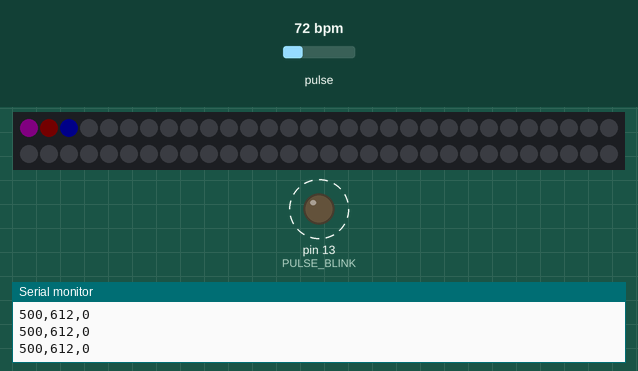
Simulated run of this sketch. Board: Arduino Uno, built with avr-gcc and run on an emulated ATmega328P. On the bench: 60 RGB LEDs in strip order, left to right, continuing on the next row, output pins drawn as LEDs (lit = HIGH), the last lines printed to the serial monitor. Dashed ring = blinking. The inputs (shaded band) are chosen by the test bench; at power-on: pulse 72 bpm. Dim RGB values are drawn brighter than linear.

Above: at 0.82 s.
1.3 s: pulse set to 42 bpm
At 2.26 s:
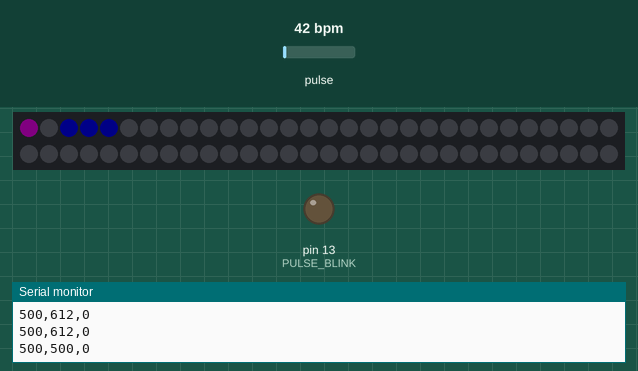
3.3 s: pulse set to 158 bpm
At 4.03 s:
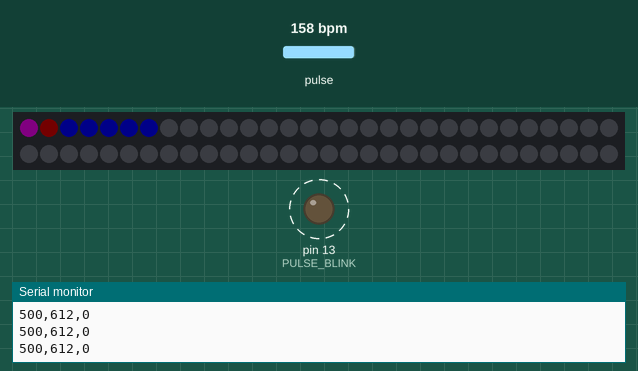
6.3 s: pulse set to 49 bpm
At 7.05 s:
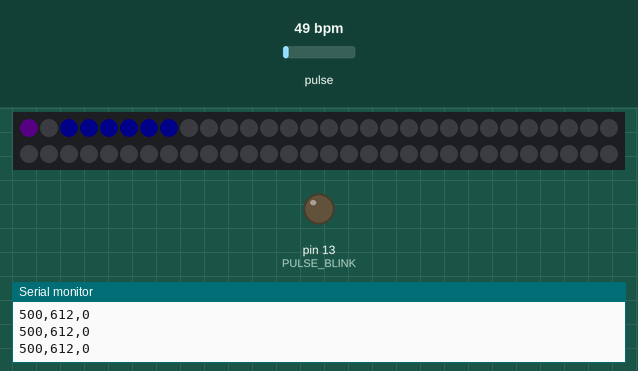
9.3 s: pulse set to 158 bpm
At 9.79 s:
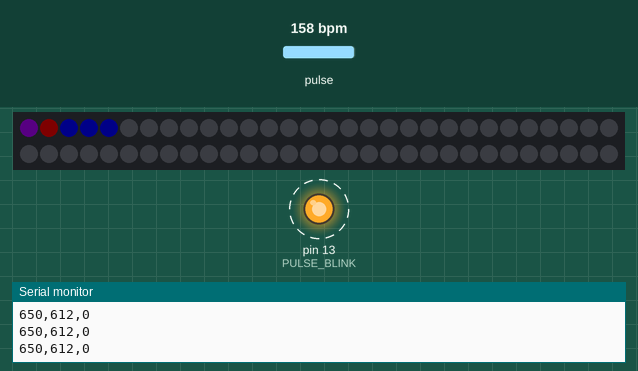
12.3 s: pulse set to 42 bpm
At 14.1 s:
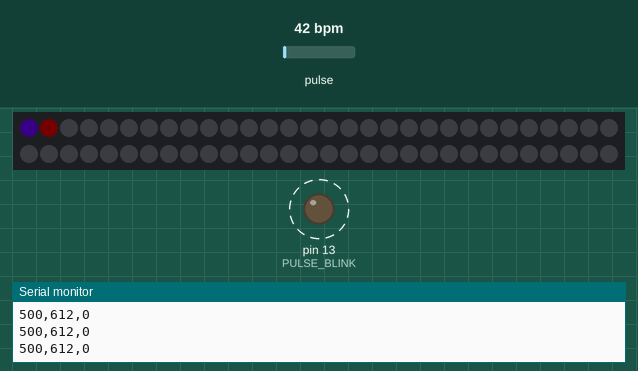
Timing chart, 0 to 16.3 s (numbered marks = the images above; inputs shaded):
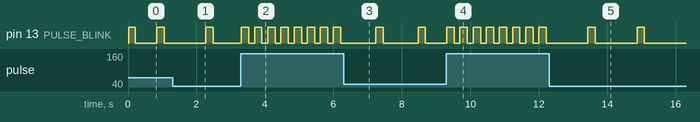

The sketch:

hrv-breath-beat.ino
```cpp
#define SERIAL_DEBUGGING_ENABLE

#define USE_ARDUINO_INTERRUPTS true
#include <PulseSensorPlayground.h>

#include <Adafruit_GFX.h>
#include <Adafruit_NeoMatrix.h>
#include <Adafruit_NeoPixel.h>
#ifndef PSTR
 #define PSTR // Make Arduino Due happy
#endif

const int PULSE_INPUT = A0;
const int PULSE_BLINK = 13;    // Pin 13 is the on-board LED
const int PULSE_FADE = 5;
const int THRESHOLD = 550;   // Adjust this number to avoid noise when idle

PulseSensorPlayground pulseSensor;

#define NOEPIX_PIN     6
#define NOEPIX_COUNT  60
Adafruit_NeoPixel strip(NOEPIX_COUNT, NOEPIX_PIN, NEO_GRB + NEO_KHZ800);

void setup() {
  #ifdef SERIAL_DEBUGGING_ENABLE
    Serial.begin(9600);
  #endif

  strip.begin();
  strip.setBrightness(10);
  strip.show();

  // Configure the PulseSensor manager.

  pulseSensor.analogInput(PULSE_INPUT);
  pulseSensor.blinkOnPulse(PULSE_BLINK);

  // Now that everything is ready, start reading the PulseSensor signal.
  if (!pulseSensor.begin()) {
    /*
       PulseSensor initialization failed,
       likely because our particular Arduino platform interrupts
       aren't supported yet.

       If your Sketch hangs here, try PulseSensor_BPM_Alternative.ino,
       which doesn't use interrupts.
    */
    for(;;) {
      // Flash the led to show things didn't work.
      digitalWrite(PULSE_BLINK, LOW);
      delay(50);
      digitalWrite(PULSE_BLINK, HIGH);
      delay(50);
    }
  }
}

/*
 * Section on Breathing Animation
 */
// inhale, hold, exhale
// #define BREATHING_STATE_COUNT 3
// int breathingDurations[] = {200,350,400}; // inhale 4, hold 7, exhale 8
// int breathingDurations[] = {200,200,200}; // inhale 4, hold 4, exhale 4
// inhale, hold, exhale, hold
#define BREATHING_STATE_COUNT 4
int breathingDurations[] = {200,100,200,100}; // inhale 4, hold 2, exhale 4, hold 2
int breathingStateIndex = 0;
int breathingFrameIndex = 0;

void drawBar( const Adafruit_NeoPixel* strip, const uint8_t startIndex, const uint8_t endIndex, const byte red, const byte green, const byte blue, const uint16_t value, const uint16_t valueMax ){
  uint8_t barLength = endIndex - startIndex;
  uint8_t amountPerPix = valueMax / barLength;
  uint8_t fullyOnCount = value / amountPerPix;
  uint8_t remainder = value - fullyOnCount*amountPerPix;
  for( int i=startIndex; i<startIndex+fullyOnCount; i+=1 ){
    strip->setPixelColor( i, strip->Color(red, green, blue) );
  }
  strip->setPixelColor(
    startIndex+fullyOnCount,
    strip->Color(
      map( remainder, 0, amountPerPix, 0, red ),
      map( remainder, 0, amountPerPix, 0, green ),
      map( remainder, 0, amountPerPix, 0, blue )
    )
  );
}
void drawBarFull( const Adafruit_NeoPixel* strip, const uint8_t startIndex, const uint8_t endIndex, const byte red, const byte green, const byte blue, const uint16_t value, const uint16_t valueMax ){
  uint8_t barLength = endIndex - startIndex;
  uint8_t amountPerPix = valueMax / barLength;
  uint8_t fullyOnCount = value / amountPerPix;
  uint8_t remainder = value - fullyOnCount*amountPerPix;
  for( int i=startIndex; i<endIndex; i+=1 ){
    strip->setPixelColor( i, strip->Color(red, green, blue) );
  }
}
void drawBarReverse( const Adafruit_NeoPixel* strip, const uint8_t startIndex, const uint8_t endIndex, const byte red, const byte green, const byte blue, const uint16_t value, const uint16_t valueMax ){
  uint8_t barLength = endIndex - startIndex;
  uint8_t amountPerPix = valueMax / barLength;
  uint8_t fullyOnCount = (valueMax-value) / amountPerPix;
  uint8_t remainder = (valueMax-value) - fullyOnCount*amountPerPix;
  for( int i=startIndex; i<startIndex+fullyOnCount; i+=1 ){
    strip->setPixelColor( i, strip->Color(red, green, blue) );
  }
  strip->setPixelColor(
    startIndex+fullyOnCount,
    strip->Color(
      map( remainder, 0, amountPerPix, 0, red ),
      map( remainder, 0, amountPerPix, 0, green ),
      map( remainder, 0, amountPerPix, 0, blue )
    )
  );
}

void breathingUpdate(){
  breathingFrameIndex += 1;
  //Serial.println( breathingFrameIndex, DEC);
  if( breathingFrameIndex > breathingDurations[breathingStateIndex] ){
    breathingFrameIndex = 0;
    breathingStateIndex += 1;
    if( breathingStateIndex >= BREATHING_STATE_COUNT ){
      breathingStateIndex = 0;
    }
  }

  if( breathingStateIndex % BREATHING_STATE_COUNT == 0 ){
    //drawBar( &strip, 2, 8, 0, 0, 255, breathingFrameIndex,  breathingDurations[breathingStateIndex] );
    //drawBreath( &matrix, colors[0], map( breathingFrameIndex, 0, breathingDurations[breathingStateIndex], 128, 255 ) );
    drawBar( &strip, 2, 8, 0, 0, 255, breathingFrameIndex,  breathingDurations[breathingStateIndex] );
  }
  if( breathingStateIndex % BREATHING_STATE_COUNT == 1 ){
    //drawBreath( &matrix, colors[0], 255 );
    drawBarFull( &strip, 2, 8, 0, 0, 255, 1, 1 );
  }
  if( breathingStateIndex % BREATHING_STATE_COUNT == 2 ){
    //drawBreath( &matrix, colors[0], map( breathingFrameIndex, 0, breathingDurations[breathingStateIndex], 255, 128 ) );
    drawBarReverse( &strip, 2, 8, 0, 0, 255, breathingFrameIndex,  breathingDurations[breathingStateIndex] );
  }
  if( breathingStateIndex % BREATHING_STATE_COUNT == 3 ){
    //drawBreath( &matrix, colors[0], map( breathingFrameIndex, 0, breathingDurations[breathingStateIndex], 255, 128 ) );
    drawBarFull( &strip, 2, 8, 0, 0, 0, 1, 1 );
  }
}

/*
 * Section for visualizing a Heart Beat
 */
long heartbeatTimeOfLastBeat = 0;
long heartbeatTimeSinceLastBeat = 0;
int debugHeartbeatPulse = 0;

#define HEARTBEAT_BEAT_DURATION_MS 200
#define HEARTBEAT_PENDING_DURATION_MS 3000

void drawHeartBeat( const Adafruit_NeoPixel* strip, const byte red, const byte green, const byte blue, uint16_t value ){
  strip->setPixelColor(
    1,
    map( value, 0, 255, 0, red ),
    map( value, 0, 255, 0, green ),
    map( value, 0, 255, 0, blue )
  );
}

void heartbeatOnBeat(){
  heartbeatTimeOfLastBeat = millis();
  debugHeartbeatPulse = 1024;
}

void heartbeatUpdate(){
  heartbeatTimeSinceLastBeat = millis() - heartbeatTimeOfLastBeat;
  debugHeartbeatPulse = 0;

  if( fingerMonitorHasFinger() ){
    if( heartbeatTimeSinceLastBeat < HEARTBEAT_BEAT_DURATION_MS ){
      drawHeartBeat( &strip, 255,0,0, map(heartbeatTimeSinceLastBeat, 0, HEARTBEAT_BEAT_DURATION_MS, 128, 32) );
    }else if( heartbeatTimeSinceLastBeat < HEARTBEAT_PENDING_DURATION_MS ){
      drawHeartBeat( &strip, 255,0,0, map(heartbeatTimeSinceLastBeat, 0, HEARTBEAT_PENDING_DURATION_MS, 32, 0) );
    }
  }else{
    drawHeartBeat( &strip, 255,0,0, map(fingerMonitorTimeSinceLastContact(), 0, HEARTBEAT_PENDING_DURATION_MS, 32, 0) );
  }
}

/*
 * Section on Heart Rate Variability (HRV)
 */
int lastIbi = 0;
int nextIbi = 0;
int sampleCount = 0;
int samplesOverThreshold = 0;
int deltaIbiThreshold = 50;
int samplesBeforeOutput = 10;
int hrvSmoothMin = 0;
int hrvSmoothMeasure = 5;
int hrvSmoothMax = 10;

void hrvDraw( Adafruit_NeoPixel* strip, byte rLow, byte gLow, byte bLow, byte rHigh, byte gHigh, byte bHigh, byte blendLowHigh ){
  // blendLowHigh = 0 -> all low, 128 -> half/half, 255 -> all high
  byte r = map( blendLowHigh, 0, 255, rLow, rHigh );
  byte g = map( blendLowHigh, 0, 255, gLow, gHigh );
  byte b = map( blendLowHigh, 0, 255, bLow, bHigh );
  strip->setPixelColor( 0, r, g, b );
}

void hrvOnBeat(){
  lastIbi = nextIbi;
  nextIbi = pulseSensor.getInterBeatIntervalMs();
  int delta = abs(nextIbi - lastIbi);
  if( delta > deltaIbiThreshold ){
    samplesOverThreshold += 1;
  }
  sampleCount += 1;
  if( sampleCount >= samplesBeforeOutput ){
    if( samplesOverThreshold > hrvSmoothMeasure ){
      hrvSmoothMeasure += 1;
    }else{
      hrvSmoothMeasure -= 1;
    }
    if( hrvSmoothMeasure < hrvSmoothMin ){
      hrvSmoothMeasure = hrvSmoothMin;
    }
    if( hrvSmoothMeasure > hrvSmoothMax ){
      hrvSmoothMeasure = hrvSmoothMax;
    }
    hrvDraw( &strip, 0, 0, 255, 255, 0, 0, map(samplesOverThreshold,0,samplesBeforeOutput,0,255) );
    sampleCount = 0;
    samplesOverThreshold = 0;
  }
}

void hrvUpdate(){
  hrvDraw( &strip, 0, 0, 255, 255, 0, 0, map(hrvSmoothMeasure,hrvSmoothMin,hrvSmoothMax,0,255) );
}


/**********************************************************************
 * Robust Adjustable Threshold for Heatbeat Detection                 *
 **********************************************************************
 *
 * We keep track of the maximum and minimum sensor values for
 * `robust_threshold_time_to_live` samples and set the threshold
 * to `robost_threshold_percent` (default: 75%) of the way to the
 * max from the min. So if the max is 1100 and the min is 100
 * we set the threshold to 850.
 * Adjusting the threshold provides more accurate beat detection
 * than using a static threshold. However, there are cases were the
 * max/min are just below/above their previous values so they
 * "timeout" and reset to a more average value which is easily
 * surpased by the sensor. So instead of adjusting the max/min
 * when there is a strictly a new max/min we allow some deviation
 * and re-set the max/min if the new max is "close enough" to the
 * old (specifically if it's within robust_threshold_allowed_deviation
 * of the old max/min).
 * The other variables are for keeping track of data and should
 * not be adjusted.
 */
int robust_threshold_time_to_live = 50;
int robost_threshold_percent = 75;
int robust_threshold_allowed_deviation = 20;
int robust_threshold_has_finger_min_range = 50;
int _robust_threshold_value = 0;
int _robust_threshold_sensor_value = 0;
int _robust_threshold_min_sensor_value = 1024; // sensor is 10-bit
int _robust_threshold_max_sensor_value = 0;
int _robust_threshold_min_ttl = 0;
int _robust_threshold_max_ttl = 0;
int _robust_threshold_has_finger = 0;

void robustThresholdUpdate(void){
  int range_change = 0;
  _robust_threshold_sensor_value = pulseSensor.getLatestSample();

  _robust_threshold_min_ttl -= 1;
  _robust_threshold_max_ttl -= 1;

  if( _robust_threshold_sensor_value <= _robust_threshold_min_sensor_value+robust_threshold_allowed_deviation || _robust_threshold_min_ttl <= 0 ){
    _robust_threshold_min_sensor_value = _robust_threshold_sensor_value;
    _robust_threshold_min_ttl = robust_threshold_time_to_live;
    range_change = 1;
  }
  if( _robust_threshold_sensor_value >= _robust_threshold_max_sensor_value-robust_threshold_allowed_deviation || _robust_threshold_max_ttl <= 0 ){
    _robust_threshold_max_sensor_value = _robust_threshold_sensor_value;
    _robust_threshold_max_ttl = robust_threshold_time_to_live;
    range_change = 1;
  }

  if( range_change ){
    _robust_threshold_value = map( robost_threshold_percent, 0, 100, _robust_threshold_min_sensor_value, _robust_threshold_max_sensor_value );
    pulseSensor.setThreshold( _robust_threshold_value );

    int min_max_range = _robust_threshold_max_sensor_value - _robust_threshold_min_sensor_value;
    if( min_max_range > robust_threshold_has_finger_min_range ){
      _robust_threshold_has_finger = 1;
    }else{
      _robust_threshold_has_finger = 0;
    }
  }
}
int robustThresholdHasFinger( void ){
  return _robust_threshold_has_finger;
}


int _finger_monitor_has_finger = 0;
long _finger_monitor_last_contact_millis = 0;
long _finger_monitor_time_since_last_contact = 0;
void fingerMonitorUpdate( void ){
  int has_finger = robustThresholdHasFinger();
  if( has_finger ){
    _finger_monitor_has_finger = 1;
    _finger_monitor_last_contact_millis = millis();
  }else{
    _finger_monitor_has_finger = 0;
    _finger_monitor_time_since_last_contact = millis() - _finger_monitor_last_contact_millis;
  }
}
long fingerMonitorTimeSinceLastContact( void ){
  return _finger_monitor_time_since_last_contact;
}
int fingerMonitorHasFinger( void ){
  return _finger_monitor_has_finger;
}


//#ifdef SERIAL_DEBUGGING_ENABLE
// doesnt seem to work here :( so it's just a hard-coded 0/1
#if 1
  void sendDebugInfo( void ){
    Serial.print(_robust_threshold_sensor_value, DEC);
    Serial.print(",");
    //Serial.print(_robust_threshold_min_sensor_value, DEC);
    //Serial.print(",");
    //Serial.print(_robust_threshold_max_sensor_value, DEC);
    //Serial.print(",");
    Serial.print(_robust_threshold_value, DEC);
    Serial.print(",");
    Serial.print(debugHeartbeatPulse, DEC);
    Serial.println();
  }
#else
  void sendDebugInfo( void ){
  }
#endif

void loop() {

  delay(20);

  strip.clear();

  if (pulseSensor.sawStartOfBeat()) {
    heartbeatOnBeat();
    hrvOnBeat();
  }

  sendDebugInfo();

  robustThresholdUpdate();
  fingerMonitorUpdate();
  breathingUpdate();
  heartbeatUpdate();
  hrvUpdate();

  strip.show();
}
```

Measured:
- after the input at 1.3 s, the LEDs: first differ from a run without the input after 0.40 s (image 1 shows a later state)
- after the input at 3.3 s, pin 13 (PULSE_BLINK): alternates HIGH for 0.22 s and LOW for 0.17 s, starting at once
- after the input at 6.3 s, pin 13 (PULSE_BLINK): alternates HIGH for 0.22 s and LOW for 1.0 s, starting after 0.94 s; the LEDs: change after 0.56 s (image 3)
- after the input at 9.3 s, pin 13 (PULSE_BLINK): alternates HIGH for 0.22 s and LOW for 0.17 s, starting at once
- after the input at 12.3 s, pin 13 (PULSE_BLINK): alternates HIGH for 0.22 s and LOW for 1.2 s, starting after 1.1 s; the LEDs: first change after 0.57 s (image 5 shows a later state)
